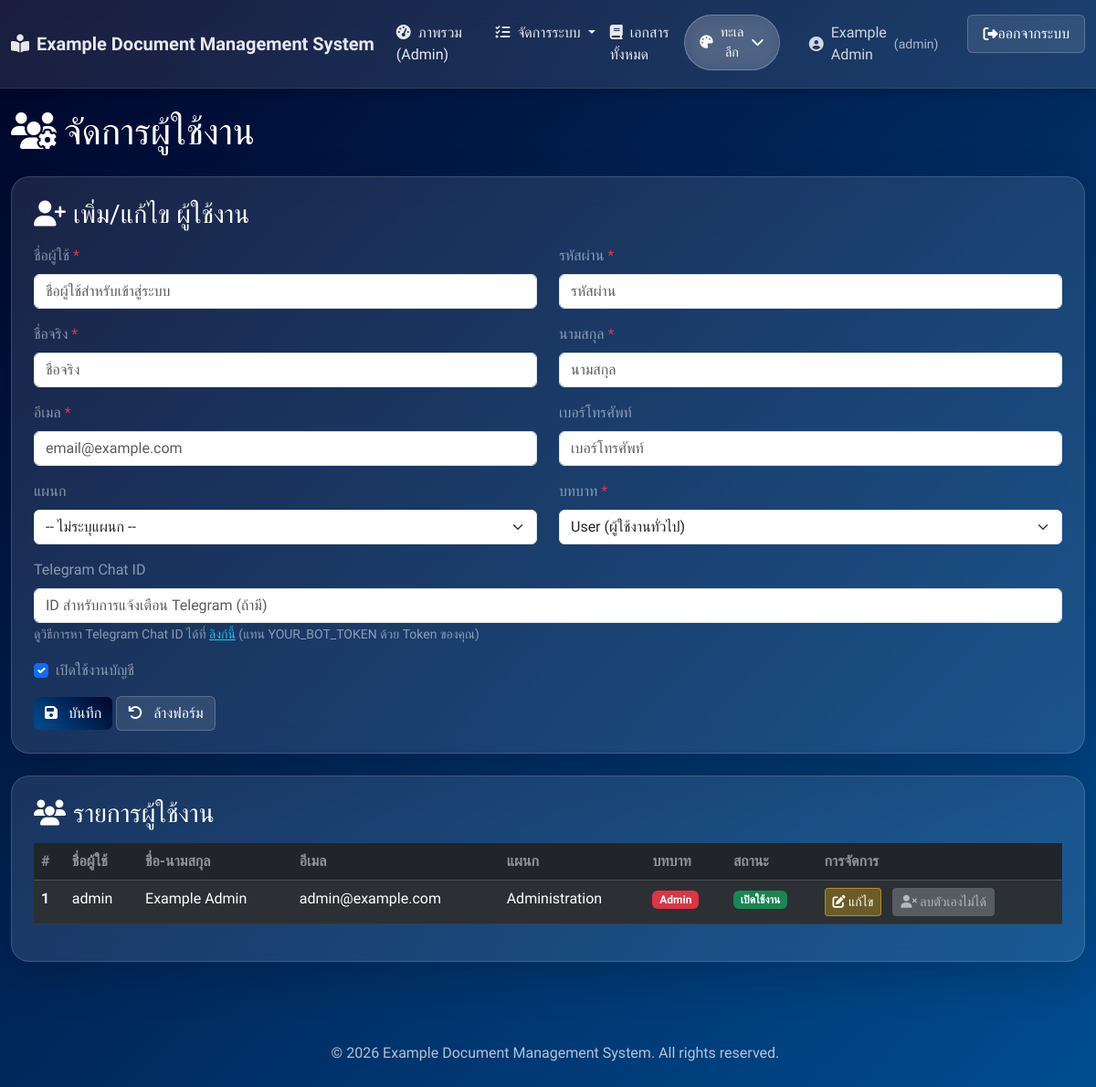
The page /admin/users.php (signed in) on the database its author committed.
### tables this page shows
CREATE TABLE `users` (
  `id` int(11) NOT NULL,
  `username` varchar(100) NOT NULL,
  `password` varchar(255) NOT NULL,
  `first_name` varchar(100) NOT NULL,
  `last_name` varchar(100) NOT NULL,
  `email` varchar(255) NOT NULL,
  `phone` varchar(20) DEFAULT NULL,
  `department_id` int(11) DEFAULT NULL,
  `role` enum('admin','user') DEFAULT 'user',
  `telegram_chat_id` varchar(50) DEFAULT NULL,
  `is_active` tinyint(1) DEFAULT 1,
  `created_at` timestamp NOT NULL DEFAULT current_timestamp(),
  `updated_at` timestamp NOT NULL DEFAULT current_timestamp() ON UPDATE current_timestamp()
);

CREATE TABLE `departments` (
  `id` int(11) NOT NULL,
  `name` varchar(255) NOT NULL,
  `description` text DEFAULT NULL,
  `created_at` timestamp NOT NULL DEFAULT current_timestamp(),
  `updated_at` timestamp NOT NULL DEFAULT current_timestamp() ON UPDATE current_timestamp()
);

### admin/users.php (the view, shortened to what this page needs)
<?php
$db = getDB();
$users = [];
$query = "SELECT u.id, u.username, u.first_name, u.last_name, u.email, u.phone, u.role, u.telegram_chat_id, u.is_active, u.created_at, u.updated_at, d.name AS department_name, d.id AS department_id
          FROM users u LEFT JOIN departments d ON u.department_id = d.id
          ORDER BY u.username ASC";
$result = $db->query($query);
if ($result) {
    while ($row = $result->fetch_assoc()) {
        $users[] = $row;
    }
} else {
    $message = 'ไม่สามารถดึงข้อมูลผู้ใช้งานได้: ' . $db->error;
    $message_type = 'danger';
}
require_once '../includes/header.php';
?>
<div class="container-fluid mt-4">
    <div class="row">
        <div class="col-md-12">
            <h1 class="text-white mb-4"><i class="fas fa-users-cog me-2"></i>จัดการผู้ใช้งาน</h1>
        </div>
    </div>
    <div class="glassmorphism p-4 rounded-lg shadow-lg mb-4">
        <h3 class="text-white mb-3"><i class="fas fa-user-plus me-2"></i>เพิ่ม/แก้ไข ผู้ใช้งาน</h3>
        <form method="POST" action="">
            <div class="row">
                <div class="col-md-6 mb-3">
                    <label for="username" class="form-label text-white-50">ชื่อผู้ใช้ <span class="text-danger">*</span></label>
                    <input type="text" class="form-control" id="username" name="username" required placeholder="ชื่อผู้ใช้สำหรับเข้าสู่ระบบ">
                </div>
                <div class="col-md-6 mb-3">
                    <label for="password" class="form-label text-white-50">รหัสผ่าน <?php echo isset($_GET['edit']) ? '<small>(เว้นว่างถ้าไม่ต้องการเปลี่ยน)</small>' : '<span class="text-danger">*</span>'; ?></label>
                    <input type="password" class="form-control" id="password" name="password" placeholder="รหัสผ่าน">
                </div>
            </div>
            <div class="row">
                <div class="col-md-6 mb-3">
                    <label for="first_name" class="form-label text-white-50">ชื่อจริง <span class="text-danger">*</span></label>
                    <input type="text" class="form-control" id="first_name" name="first_name" required placeholder="ชื่อจริง">
                </div>
                <div class="col-md-6 mb-3">
                    <label for="last_name" class="form-label text-white-50">นามสกุล <span class="text-danger">*</span></label>
                    <input type="text" class="form-control" id="last_name" name="last_name" required placeholder="นามสกุล">
                </div>
            </div>
            <div class="row">
                <div class="col-md-6 mb-3">
                    <label for="email" class="form-label text-white-50">อีเมล <span class="text-danger">*</span></label>
                    <input type="email" class="form-control" id="email" name="email" required placeholder="email@example.com">
                </div>
                <div class="col-md-6 mb-3">
                    <label for="phone" class="form-label text-white-50">เบอร์โทรศัพท์</label>
                    <input type="text" class="form-control" id="phone" name="phone" placeholder="เบอร์โทรศัพท์">
                </div>
            </div>
            <div class="row">
                <div class="col-md-6 mb-3">
                    <label for="department_id" class="form-label text-white-50">แผนก</label>
                    <select class="form-select" id="department_id" name="department_id">
                        <option value="">-- ไม่ระบุแผนก --</option>
                    </select>
                </div>
                <div class="col-md-6 mb-3">
                    <label for="role" class="form-label text-white-50">บทบาท <span class="text-danger">*</span></label>
                    <select class="form-select" id="role" name="role" required>
                        <option value="user">User (ผู้ใช้งานทั่วไป)</option>
                    </select>
                </div>
            </div>
            <div class="mb-3">
                <label for="telegram_chat_id" class="form-label text-white-50">Telegram Chat ID</label>
                <input type="text" class="form-control" id="telegram_chat_id" name="telegram_chat_id" placeholder="ID สำหรับการแจ้งเตือน Telegram (ถ้ามี)">
                <small class="form-text text-white-50">ดูวิธีการหา Telegram Chat ID ได้ที่ <a href="https://api.telegram.org/botYOUR_BOT_TOKEN/getUpdates" target="_blank" class="text-info text-decoration-underline">ลิงก์นี้</a> (แทน YOUR_BOT_TOKEN ด้วย Token ของคุณ)</small>
            </div>
            <div class="form-check mb-3">
                <input class="form-check-input" type="checkbox" value="1" id="is_active" name="is_active" checked>
                <label class="form-check-label text-white-50" for="is_active">
                    เปิดใช้งานบัญชี
                </label>
            </div>
            <button type="submit" class="btn btn-primary-glass">
                <i class="fas fa-save me-2"></i>
                บันทึก
            </button>
            <button type="button" class="btn btn-secondary-glass" onclick="resetForm()">
                <i class="fas fa-undo me-2"></i>
                ล้างฟอร์ม
            </button>
        </form>
    </div>
    <div class="glassmorphism p-4 rounded-lg shadow-lg">
        <h3 class="text-white mb-3"><i class="fas fa-users me-2"></i>รายการผู้ใช้งาน</h3>
        <?php if (empty($users)): ?>
            <div class="alert alert-info glassmorphism p-3 text-center" role="alert">
                <i class="fas fa-info-circle me-2"></i> ยังไม่มีข้อมูลผู้ใช้งาน
            </div>
        <?php else: ?>
            <div class="table-responsive">
                <table class="table table-hover table-dark table-striped">
                    <thead>
                        <tr>
                            <th scope="col" class="text-white-50">#</th>
                            <th scope="col" class="text-white-50">ชื่อผู้ใช้</th>
                            <th scope="col" class="text-white-50">ชื่อ-นามสกุล</th>
                            <th scope="col" class="text-white-50">อีเมล</th>
                            <th scope="col" class="text-white-50">แผนก</th>
                            <th scope="col" class="text-white-50">บทบาท</th>
                            <th scope="col" class="text-white-50">สถานะ</th>
                            <th scope="col" class="text-white-50">การจัดการ</th>
                        </tr>
                    </thead>
                    <tbody>
                        <?php foreach ($users as $index => $user): ?>
                            <tr>
                                <th scope="row"><?php echo $index + 1; ?></th>
                                <td><?php echo htmlspecialchars($user['username']); ?></td>
                                <td><?php echo htmlspecialchars($user['first_name'] . ' ' . $user['last_name']); ?></td>
                                <td><?php echo htmlspecialchars($user['email']); ?></td>
                                <td><?php echo htmlspecialchars($user['department_name'] ?? '-'); ?></td>
                                <td>
                                    <?php
                                        if ($user['role'] === 'admin') {
                                            echo '<span class="badge bg-danger">Admin</span>';
                                        } else {
                                            echo '<span class="badge bg-info">User</span>';
                                        }
                                    ?>
                                </td>
                                <td>
                                    <?php
                                        if ($user['is_active']) {
                                            echo '<span class="badge bg-success">เปิดใช้งาน</span>';
                                        } else {
                                            echo '<span class="badge bg-warning">ระงับ</span>';
                                        }
                                    ?>
                                </td>
                                <td>
                                    <button class="btn btn-warning btn-sm me-2" onclick="editUser(<?php echo htmlspecialchars(json_encode($user)); ?>)">
                                        <i class="fas fa-edit"></i> แก้ไข
                                    </button>
                                    <?php if ($user['id'] != $_SESSION['user_id']):  ?>
                                        <a href="?delete=<?php echo $user['id']; ?>" class="btn btn-danger btn-sm" onclick="return confirm('คุณแน่ใจหรือไม่ที่ต้องการลบผู้ใช้งาน <?php echo htmlspecialchars($user['username']); ?>?');">
                                            <i class="fas fa-trash-alt"></i> ลบ
                                        </a>
                                    <?php else: ?>
                                        <button class="btn btn-secondary btn-sm" disabled><i class="fas fa-user-times"></i> ลบตัวเองไม่ได้</button>
                                    <?php endif; ?>
                                </td>
                            </tr>
                        <?php endforeach; ?>
                    </tbody>
                </table>
            </div>
        <?php endif; ?>
    </div>
</div>
<?php
require_once '../includes/footer.php';
?>

### rows shown on the page
users: username "admin", first_name+last_name "Example Admin", email "admin@example.com", department.name "Administration", role "Admin", is_active "เปิดใช้งาน", shows "ลบตัวเองไม่ได้"

### other values the page prints
SITE_NAME "Example Document Management System"
$themes[$current_theme]['name'] "ทะเลลึก"
$display_user_name "Example Admin"
$display_user_role "admin"
